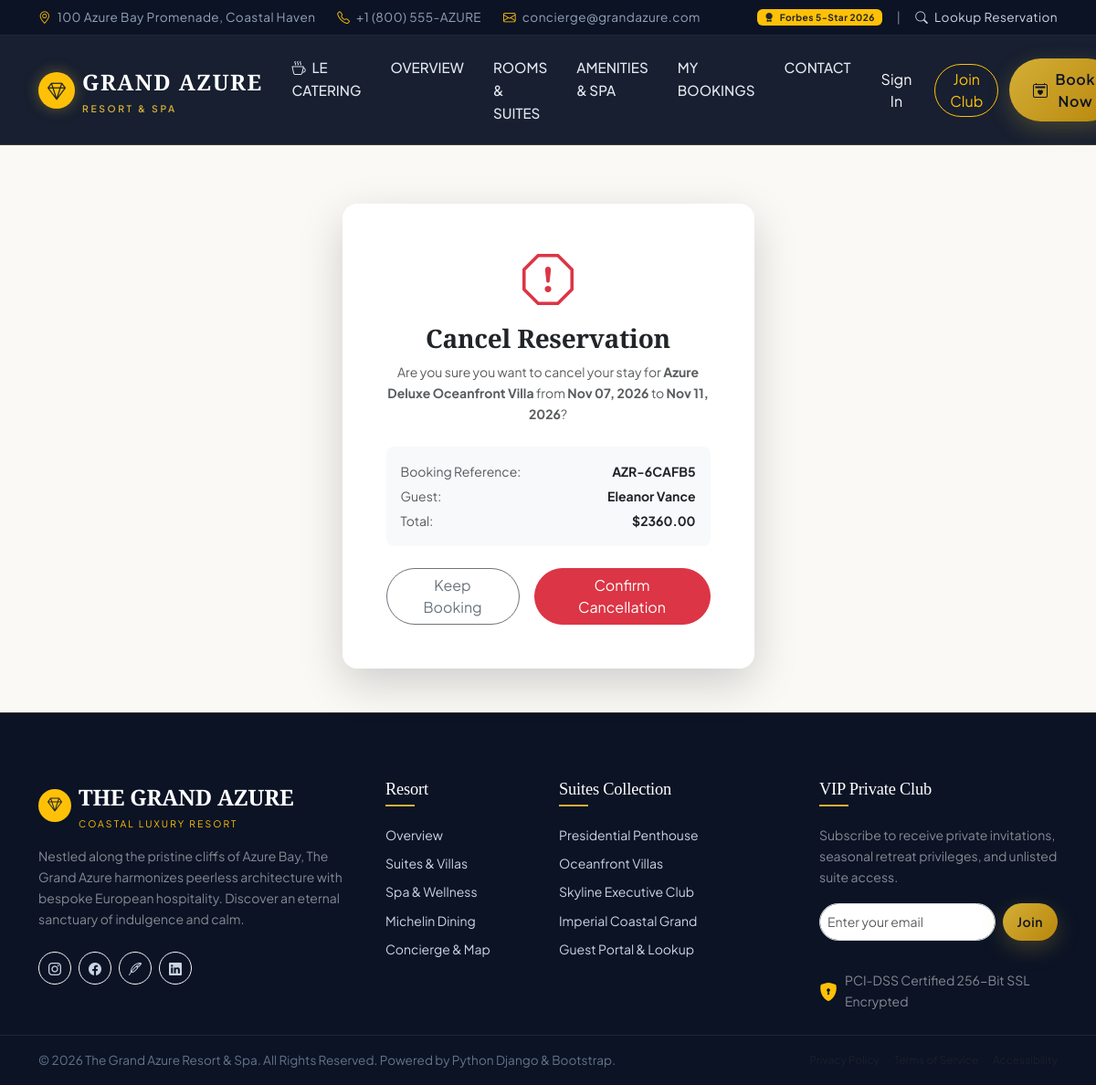
The page /booking/cancel/AZR-6CAFB5/ on the database its author committed.
### hotel_app/models.py (models this page shows, shortened)
class Booking(models.Model):
    STATUS_CHOICES = [
        ('Confirmed', 'Confirmed'),
        ('Checked In', 'Checked In'),
        ('Completed', 'Completed'),
        ('Cancelled', 'Cancelled'),
    ]
    booking_code = models.CharField(max_length=16, unique=True, editable=False)
    user = models.ForeignKey(User, on_delete=models.SET_NULL, null=True, blank=True, related_name='bookings')
    room = models.ForeignKey(Room, on_delete=models.CASCADE, related_name='bookings')
    guest_name = models.CharField(max_length=150)
    guest_email = models.EmailField()
    guest_phone = models.CharField(max_length=30)
    check_in = models.DateField()
    check_out = models.DateField()
    guests_count = models.PositiveIntegerField(default=1)
    special_requests = models.TextField(blank=True, null=True)
    total_price = models.DecimalField(max_digits=10, decimal_places=2)
    status = models.CharField(max_length=20, choices=STATUS_CHOICES, default='Confirmed')
    created_at = models.DateTimeField(auto_now_add=True)
    class Meta:
        ordering = ['-created_at']

class Room(models.Model):
    VIEW_CHOICES = [
        ('Oceanfront', 'Direct Oceanfront'),
        ('Panoramic Sea', 'Panoramic Sea View'),
        ('City Skyline', 'Metropolitan City Skyline'),
        ('Tropical Garden', 'Lush Tropical Garden'),
    ]
    title = models.CharField(max_length=200)
    slug = models.SlugField(unique=True)
    category = models.ForeignKey(Category, on_delete=models.CASCADE, related_name='rooms')
    room_number = models.CharField(max_length=20, unique=True)
    price_per_night = models.DecimalField(max_digits=10, decimal_places=2)
    discount_price = models.DecimalField(max_digits=10, decimal_places=2, null=True, blank=True)
    capacity = models.PositiveIntegerField(default=2)
    beds = models.CharField(max_length=100, default='1 California King Bed')
    size_sqft = models.PositiveIntegerField(default=650)
    view_type = models.CharField(max_length=50, choices=VIEW_CHOICES, default='Oceanfront')
    image_name = models.CharField(
        max_length=255,
        default='hotel_app/images/room_deluxe.jpg',
        help_text="Relative static image path"
    )
    short_description = models.CharField(max_length=300)
    description = models.TextField()
    amenities = models.TextField(
        help_text="Comma-separated amenities (e.g. Infinity Balcony, Butler Service, Marble Bathroom, Free High-Speed WiFi, Nespresso Machine, 65' OLED TV, Luxury Bathrobes)"
    )
    is_featured = models.BooleanField(default=False)
    is_available = models.BooleanField(default=True)
    rating = models.DecimalField(max_digits=3, decimal_places=1, default=4.9)
    reviews_count = models.PositiveIntegerField(default=48)
    created_at = models.DateTimeField(auto_now_add=True)
    class Meta:
        ordering = ['price_per_night']

### hotel_app/views.py (the view)
# urls.py: path('booking/cancel/<str:booking_code>/', views.cancel_booking_view, name='cancel_booking'),
def cancel_booking_view(request, booking_code):
    booking = get_object_or_404(Booking, booking_code=booking_code)
    if request.method == 'POST':
        booking.status = 'Cancelled'
        booking.save()
        messages.warning(request, f"Reservation {booking.booking_code} has been successfully cancelled.")
        return redirect('my_bookings')
    return render(request, 'hotel_app/cancel_confirm.html', {'booking': booking})

### hotel_app/templates/hotel_app/cancel_confirm.html (shortened to what this page needs)
{% extends 'hotel_app/base.html' %}
{% load static %}
{% block extra_css %}
<link rel="stylesheet" href="{% static 'hotel_app/css/cancel_confirm.css' %}">
{% endblock %}
{% block content %}
<div class="container py-5">
  <div class="row justify-content-center">
    <div class="col-md-6 col-lg-5">
      <div class="card border-0 shadow-lg rounded-4 p-4 p-md-5 text-center bg-white">
        <div class="text-danger mb-3">
          <i class="bi bi-exclamation-octagon display-4"></i>
        </div>
        <h3 class="font-serif fw-bold text-navy mb-2">Cancel Reservation</h3>
        <p class="text-muted small mb-4">
          Are you sure you want to cancel your stay for <strong>{{ booking.room.title }}</strong> from <strong>{{ booking.check_in|date:"M d, Y" }}</strong> to <strong>{{ booking.check_out|date:"M d, Y" }}</strong>?
        </p>
        <div class="bg-light p-3 rounded-3 text-start mb-4 small">
          <div class="d-flex justify-content-between mb-1">
            <span class="text-muted">Booking Reference:</span>
            <span class="fw-bold text-dark">{{ booking.booking_code }}</span>
          </div>
          <div class="d-flex justify-content-between mb-1">
            <span class="text-muted">Guest:</span>
            <span class="fw-bold text-dark">{{ booking.guest_name }}</span>
          </div>
          <div class="d-flex justify-content-between">
            <span class="text-muted">Total:</span>
            <span class="fw-bold text-navy">${{ booking.total_price }}</span>
          </div>
        </div>
        <form method="POST">
          <div class="d-flex gap-3 justify-content-center">
            <a href="{% url 'my_bookings' %}" class="btn btn-outline-secondary rounded-pill px-4 flex-grow-1">Keep Booking</a>
            <button type="submit" class="btn btn-danger rounded-pill px-4 flex-grow-1">Confirm Cancellation</button>
          </div>
        </form>
      </div>
    </div>
  </div>
</div>
{% endblock %}

### hotel_app/static/hotel_app/css/common.css (style rules this page uses)
:root { --primary-navy: #0B1325; --secondary-navy: #111D38; --navy-card: #162447; --accent-gold: #D4AF37; --accent-gold-hover: #C59B27; --accent-gold-light: #F6E7B0; --accent-gold-glow: rgba(212, 175, 55, 0.25); --bg-primary: #FDFBF7; --bg-secondary: #F7F4EE; --bg-cream: #FAF9F6; --bg-card: #FFFFFF; --bg-dark: #1A1A1A; --text-primary: #1E293B; --text-main: #2C2A29; --text-muted: #64748B; --text-light: #F8FAFC; --border-subtle: #E2E8F0; --border-light: rgba(44, 42, 41, 0.08); --border-accent: rgba(197, 160, 89, 0.3); --font-heading: 'Playfair Display', Georgia, serif; --font-body: 'Plus Jakarta Sans', -apple-system, BlinkMacSystemFont, 'Segoe UI', Roboto, sans-serif; --radius-sm: 8px; --radius-md: 14px; --radius-lg: 20px; --radius-full: 9999px; --shadow-sm: 0 2px 8px rgba(11, 19, 37, 0.05); --shadow-md: 0 8px 24px rgba(11, 19, 37, 0.08); --shadow-lg: 0 16px 40px rgba(11, 19, 37, 0.12); --shadow-gold: 0 8px 25px rgba(212, 175, 55, 0.25); --transition: all 0.3s cubic-bezier(0.4, 0, 0.2, 1); --transition-smooth: all 0.4s cubic-bezier(0.16, 1, 0.3, 1); --transition-fast: all 0.2s ease; }
body { font-family: var(--font-body); color: var(--text-primary); background-color: var(--bg-cream); line-height: 1.65; overflow-x: hidden; -webkit-font-smoothing: antialiased; }
h1, h2, h3, h4, h5, .font-serif { font-family: var(--font-heading); letter-spacing: -0.01em; }
a { color: inherit; text-decoration: none; transition: var(--transition); }

### rows shown on the page
Booking: room "Azure Deluxe Oceanfront Villa", check_in "Nov 07, 2026", check_out "Nov 11, 2026", booking_code "AZR-6CAFB5", guest_name "Eleanor Vance", total_price "2360.00"
